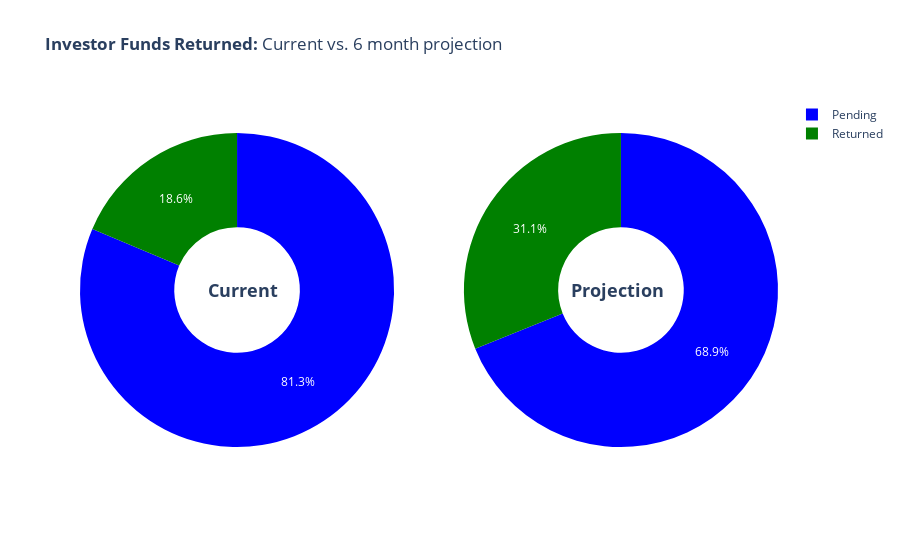

The notebook cell saved with this chart:
### Markdown cell above
## Current state of the loans

Here we analyse what percentage of investor funds has been recouped as well as what is projected to be recouped in 6 months time.

### Code cell
# calculate basic loan summary information
percentage_recouped_inv = round(len(loans_data[loans_data['out_prncp_inv']==0])/len(loans_data)*100,2)
total_funded = loans_data['funded_amount'].sum()
funded_percent_inv = round((loans_data['out_prncp_inv'].sum() / loans_data['funded_amount_inv'].sum())*100,2)

print(f'The percentage of loans recovered against the investor funding is {percentage_recouped_inv}%')
print(f'The percentage of investor funding returned is {funded_percent_inv}%')
print(f'The total amount funded is {total_funded:,}')

#calculate loan value in 6 months for each loan
loans_data['remaining_in_6mths'] = ''
for index, row in loans_data.iterrows():
    value = row['out_prncp'] #set start value as current loan value
    mths = 6
    while mths > 0:
        value = (value * (1+(row['int_rate']/12/100))) - row['instalment'] #add interest for monthly period and deduct instalment
        mths -= 1 #deduct month from count
    
    loans_data.at[index, 'remaining_in_6mths'] = value #set remaining value as value of loan after 6 months

loans_data['remaining_in_6mths'] = np.where(loans_data['remaining_in_6mths']<=0,0,loans_data['remaining_in_6mths'])  #set negative values to zero on projection

funds_returned_6mths = round(((loans_data['remaining_in_6mths'].sum() + loans_data['out_prncp_inv'].sum()) / loans_data['funded_amount_inv'].sum())*100,2)

loans_data['status_6mths'] = np.where(loans_data['remaining_in_6mths']>0,"Open","Recovered")    

colors = ['green','blue']

pie_fig = make_subplots(rows=1, cols=2, specs=[[{'type':'domain'}, {'type':'domain'}]])

pie_fig.add_trace(go.Pie(labels=['Returned','Pending'], values=[funded_percent_inv,100-funded_percent_inv], name="Current"),
              row=1, col=1)
pie_fig.add_trace(go.Pie(labels=['Returned','Pending'], values=[funds_returned_6mths,100-funds_returned_6mths], name="6 month projection",),
              row=1, col=2)

# Use `hole` to create a donut-like pie chart
pie_fig.update_traces(hole=.4, hoverinfo="label+percent", marker=dict(colors=colors))

pie_fig.update_layout(
    title_text="<b>Investor Funds Returned:</b> Current vs. 6 month projection",
    # Add annotations in the center of the donut pies.
    annotations=[dict(text='<b>Current</b>', x=0.18, y=0.5, font_size=18, showarrow=False),
                 dict(text='<b>Projection</b>', x=0.84, y=0.5, font_size=18, showarrow=False)])

pie_fig.show(config={'displayModeBar':False})

### Figure 1 — Plotly figure (JSON) as saved in the notebook; plotly's stock layout.template omitted (floating-point values rounded to 4 significant figures)
{"data": [{"domain": {"x": [0, 0.45], "y": [0, 1]}, "hole": 0.4, "hoverinfo": "label+percent", "labels": ["Returned", "Pending"], "marker": {"colors": ["green", "blue"]}, "name": "Current", "type": "pie", "values": [18.65, 81.35]}, {"domain": {"x": [0.55, 1], "y": [0, 1]}, "hole": 0.4, "hoverinfo": "label+percent", "labels": ["Returned", "Pending"], "marker": {"colors": ["green", "blue"]}, "name": "6 month projection", "type": "pie", "values": [31.09, 68.91]}], "layout": {"annotations": [{"font": {"size": 18}, "showarrow": false, "text": "<b>Current</b>", "x": 0.18, "y": 0.5}, {"font": {"size": 18}, "showarrow": false, "text": "<b>Projection</b>", "x": 0.84, "y": 0.5}], "title": {"text": "<b>Investor Funds Returned:</b> Current vs. 6 month projection"}}}
